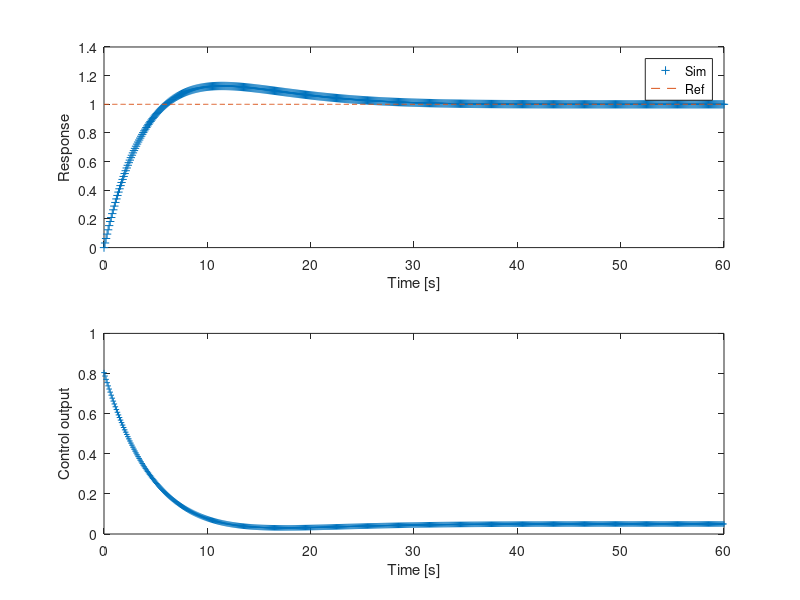

MATLAB code for this plot:
clear all; close all; clc

%% Discretize the plant
Ts=0.1;
gp=tf(20,[50 1]);
gpd=c2d(gp,Ts,'zoh');

%% Discrete PI controller parameters
Kp=0.8;
Ti=9;
K0=Kp+Kp*Ts/(2*Ti);
K1=-Kp+Kp*Ts/(2*Ti);

%% Closed-loop simulation via direct integration
[num,den]=tfdata(gpd,'v');
t=0:Ts:60;
Ref=ones(1,length(t));
y1=0; u1=0; error1=0;

for i=1:length(t)
    % Process simulation
    y(i) = num(2)*u1 - den(2)*y1;

    % Control computation
    error = Ref(i) - y(i);
    Usim(i) = u1 + K0*error + K1*error1;

    % Saturation
    if Usim(i) > 100
        Usim(i) = 100;
    elseif Usim(i) < 0
        Usim(i) = 0;
    end

    % Update states
    y1 = y(i);
    u1 = Usim(i);
    error1 = error;
end

%% Plot results
subplot(2,1,1)
plot(t,y,'+',t,Ref,'--','MarkerSize', 4)
xlabel('Time [s]')
ylabel('Response')
legend('Sim','Ref')

subplot(2,1,2)
plot(t,Usim,'+','MarkerSize', 4)
ylabel('Control output')
xlabel('Time [s]')